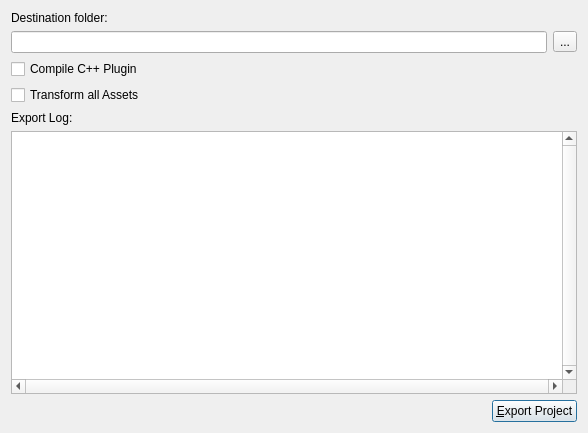
<?xml version="1.0" encoding="UTF-8"?>
<ui version="4.0">
 <class>ExportProjectDlg</class>
 <widget class="QDialog" name="ExportProjectDlg">
  <property name="geometry">
   <rect>
    <x>0</x>
    <y>0</y>
    <width>588</width>
    <height>433</height>
   </rect>
  </property>
  <property name="minimumSize">
   <size>
    <width>0</width>
    <height>0</height>
   </size>
  </property>
  <property name="maximumSize">
   <size>
    <width>1000</width>
    <height>1000</height>
   </size>
  </property>
  <property name="windowTitle">
   <string>Project Export</string>
  </property>
  <property name="windowIcon">
   <iconset>
    <normaloff>:/EditorPluginScene/Icons/SceneExport16.png</normaloff>:/EditorPluginScene/Icons/SceneExport16.png</iconset>
  </property>
  <layout class="QVBoxLayout" name="verticalLayout">
   <item>
    <widget class="QLabel" name="label">
     <property name="text">
      <string>Destination folder:</string>
     </property>
    </widget>
   </item>
   <item>
    <layout class="QHBoxLayout" name="horizontalLayout_2">
     <item>
      <widget class="QLineEdit" name="Destination"/>
     </item>
     <item>
      <widget class="QToolButton" name="BrowseDestination">
       <property name="text">
        <string>...</string>
       </property>
      </widget>
     </item>
    </layout>
   </item>
   <item>
    <widget class="QCheckBox" name="CompileCpp">
     <property name="text">
      <string>Compile C++ Plugin</string>
     </property>
    </widget>
   </item>
   <item>
    <widget class="QCheckBox" name="TransformAll">
     <property name="text">
      <string>Transform all Assets</string>
     </property>
    </widget>
   </item>
   <item>
    <widget class="QLabel" name="label_2">
     <property name="text">
      <string>Export Log:</string>
     </property>
    </widget>
   </item>
   <item>
    <widget class="QPlainTextEdit" name="ExportLog">
     <property name="verticalScrollBarPolicy">
      <enum>Qt::ScrollBarAlwaysOn</enum>
     </property>
     <property name="horizontalScrollBarPolicy">
      <enum>Qt::ScrollBarAlwaysOn</enum>
     </property>
     <property name="lineWrapMode">
      <enum>QPlainTextEdit::NoWrap</enum>
     </property>
     <property name="readOnly">
      <bool>true</bool>
     </property>
    </widget>
   </item>
   <item>
    <layout class="QHBoxLayout" name="horizontalLayout">
     <item>
      <spacer name="horizontalSpacer">
       <property name="orientation">
        <enum>Qt::Horizontal</enum>
       </property>
       <property name="sizeHint" stdset="0">
        <size>
         <width>40</width>
         <height>20</height>
        </size>
       </property>
      </spacer>
     </item>
     <item>
      <widget class="QPushButton" name="ExportProjectButton">
       <property name="text">
        <string>&amp;Export Project</string>
       </property>
       <property name="shortcut">
        <string>Alt+E</string>
       </property>
      </widget>
     </item>
    </layout>
   </item>
  </layout>
 </widget>
 <resources>
  <include location="../QtResources/resources.qrc"/>
  <include location="../../../Tools/Libs/GuiFoundation/QtResources/resources.qrc"/>
  <include location="../QtResources/resources.qrc"/>
 </resources>
 <connections/>
</ui>
